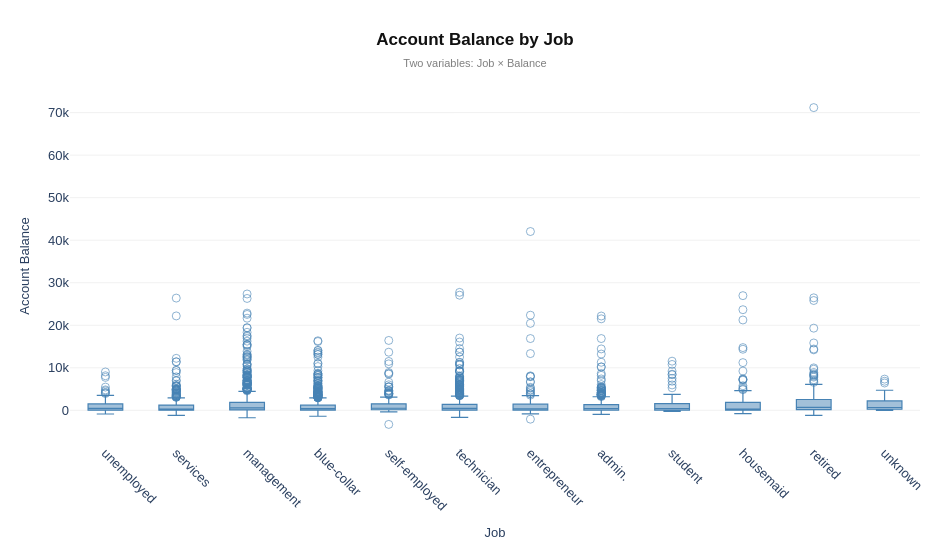

Write notebook code for a chart like this one.
### Markdown cell above
## **Enhanced Box Plot**

### Contextual Layer

* Direct visualization of balance distribution by jobs


### Aesthetic Layer

* Steel blue color, open circle markers are defined
* Clean font and white background


### Informative Layer

* Centered bold title with short subtitle
* Rotated x-axis labels for readability
* Y-axis shows balance with currency
* Light horizontal gridlines
* Hover shows box details and outliers
* Wider figure size to fit many categories

### Code cell
# ── i) CONTEXTUAL LAYER ───────────────────────────────────
fig = px.box(df, x="job", y="balance")


# ── ii) AESTHETIC LAYER ───────────────────────────────────
fig.update_traces(
    marker = dict(
        color   = "steelblue",
        size    = 8,
        opacity = 0.6,
        symbol  = "circle-open",
    ),
    line_width = 1.2,
    selector   = dict(type="box")
)

# ── iii) INFORMATIVE LAYER ────────────────────────────────
fig.update_layout(
    font          = dict(family="Arial, sans-serif", size=13),
    plot_bgcolor  = "white",
    paper_bgcolor = "white",
    width         = 950,
    height        = 550,
    margin        = dict(l=70, r=30, t=90, b=100),

    title = dict(
        text     = "<b>Account Balance by Job</b>",
        subtitle = dict(
            text = "Two variables: Job × Balance",
            font = dict(size=11, color="grey"),
        ),
        x        = 0.5,
        xanchor  = "center",
        font     = dict(size=17, color="#111"),
    ),

    xaxis = dict(
        title     = dict(text="Job", font=dict(size=13)),
        showgrid  = False,
        zeroline  = False,
        tickangle = 45,
    ),

    yaxis = dict(
        title     = dict(text="Account Balance ", font=dict(size=13)),
        showgrid  = True,
        gridcolor = "rgba(0,0,0,0.06)",
        zeroline  = False,
    ),

    hovermode  = "closest",
    showlegend = False,
)

fig.show()

### Figure 1 — Plotly figure (JSON) as saved in the notebook; plotly's stock layout.template omitted (floating-point values rounded to 4 significant figures; data arrays with more than 128 entries replaced by an {"elided": "..."} marker saying what was removed)
{"data": [{"alignmentgroup": "True", "hovertemplate": "job=%{x}<br>balance=%{y}<extra></extra>", "legendgroup": "", "line": {"width": 1.2}, "marker": {"color": "steelblue", "opacity": 0.6, "size": 8, "symbol": "circle-open"}, "name": "", "notched": false, "offsetgroup": "", "orientation": "v", "showlegend": false, "type": "box", "x": {"elided": "4521 str values"}, "x0": " ", "xaxis": "x", "y": {"elided": "4521 int values"}, "y0": " ", "yaxis": "y"}], "layout": {"boxmode": "group", "font": {"family": "Arial, sans-serif", "size": 13}, "height": 550, "hovermode": "closest", "legend": {"tracegroupgap": 0}, "margin": {"b": 100, "l": 70, "r": 30, "t": 90}, "paper_bgcolor": "white", "plot_bgcolor": "white", "showlegend": false, "title": {"font": {"color": "#111", "size": 17}, "subtitle": {"font": {"color": "grey", "size": 11}, "text": "Two variables: Job × Balance"}, "text": "<b>Account Balance by Job</b>", "x": 0.5, "xanchor": "center"}, "width": 950, "xaxis": {"anchor": "y", "autorange": true, "domain": [0, 1], "range": [-0.5, 11.5], "showgrid": false, "tickangle": 45, "title": {"font": {"size": 13}, "text": "Job"}, "type": "category", "zeroline": false}, "yaxis": {"anchor": "x", "autorange": true, "domain": [0, 1], "gridcolor": "rgba(0, 0, 0, 0.06)", "range": [-7452.0, 75330.0], "showgrid": true, "title": {"font": {"size": 13}, "text": "Account Balance "}, "type": "linear", "zeroline": false}}}
